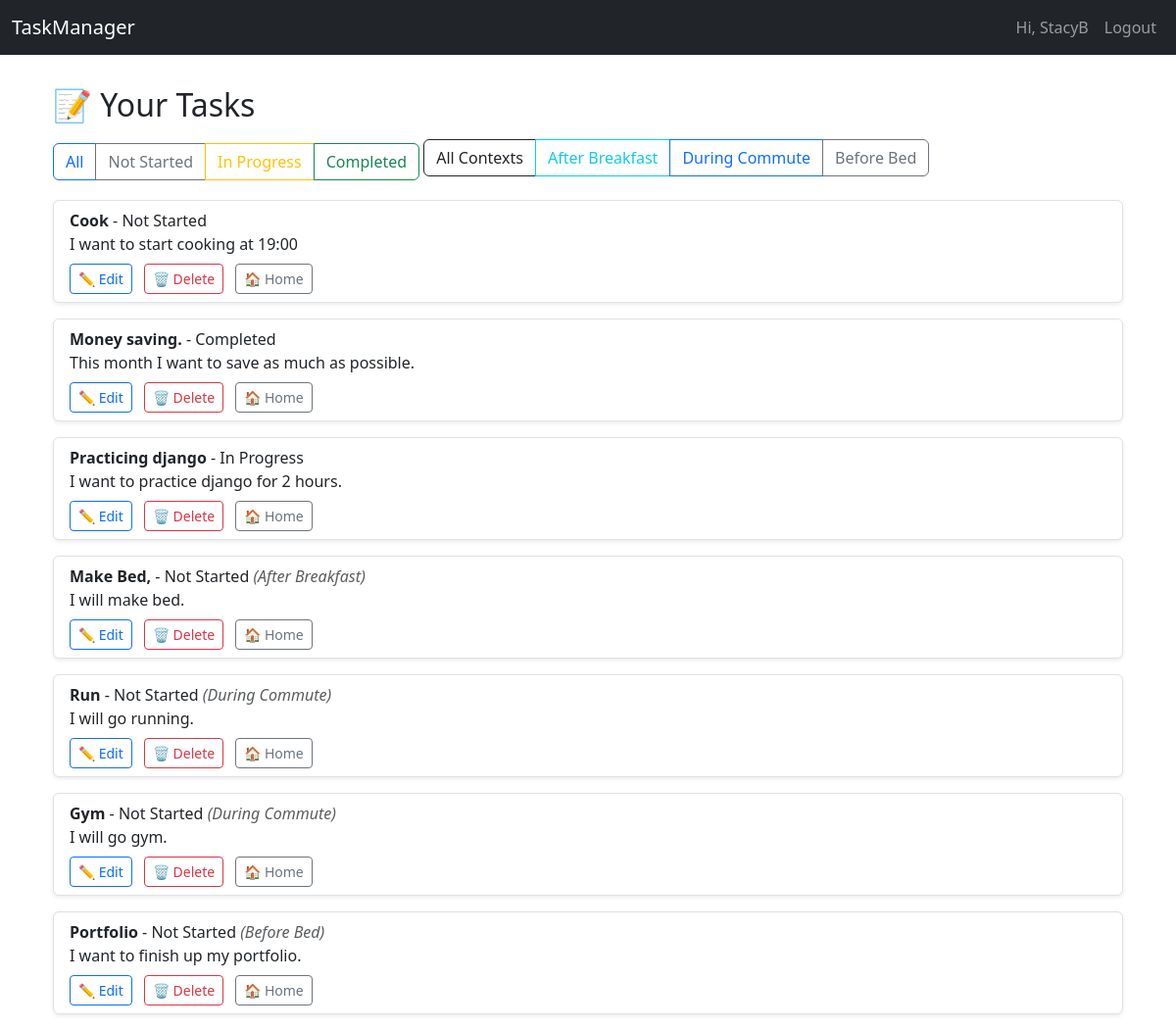
The app's page /list/ (signed in) with its own data.
### tasks/models.py (models this page shows, shortened)
class Task(models.Model):
    STATUS_CHOICES = [
        ('not_started', 'Not Started'),
        ('in_progress', 'In Progress'),
        ('completed', 'Completed'),
    ]
    CONTEXT_CHOICES = [
    ('morning', 'After Breakfast'),
    ('commute', 'During Commute'),
    ('evening', 'Before Bed'),
    ]
    context_tag = models.CharField(max_length=50, choices=CONTEXT_CHOICES, blank=True)
    user = models.ForeignKey(User, on_delete=models.CASCADE)
    title = models.CharField(max_length=255)
    description = models.TextField(blank=True)
    status = models.CharField(max_length=20, choices=STATUS_CHOICES, default='not_started')
    due_date = models.DateField(null=True, blank=True)
    due_time = models.TimeField(null=True, blank=True)
    reminder_time = models.DateTimeField(null=True, blank=True)
    created_at = models.DateTimeField(auto_now_add=True)

### tasks/views.py (the view)
# urls.py: path('list/', views.task_list, name='task_list'),
def task_list(request):
    status_filter = request.GET.get('status')  # Getting status =value from url
    if status_filter:
        tasks = Task.objects.filter(user=request.user, status=status_filter)
    else:
        tasks = Task.objects.filter(user=request.user)
    context_tag = request.GET.get('context_tag')
    if context_tag:
        tasks = tasks.filter(context_tag=context_tag)
    return render(request, 'task_list.html', {'tasks': tasks})

### tasks/templates/task_list.html (shortened to what this page needs)
{% extends 'base.html' %}
{% block content %}
<div class="container mt-4">
    <h2 class="mb-3">📝 Your Tasks</h2>
    <div class="btn-group mb-3" role="group" aria-label="Filter tasks by status">
        <a href="{% url 'task_list' %}" class="btn btn-outline-primary">All</a>
        <a href="?status=not_started" class="btn btn-outline-secondary">Not Started</a>
        <a href="?status=in_progress" class="btn btn-outline-warning">In Progress</a>
        <a href="?status=completed" class="btn btn-outline-success">Completed</a>
    </div>
    <div class="btn-group mb-4" role="group" aria-label="Filter tasks by context">
        <a href="{% url 'task_list' %}" class="btn btn-outline-dark">All Contexts</a>
        <a href="?context_tag=morning" class="btn btn-outline-info">After Breakfast</a>
        <a href="?context_tag=commute" class="btn btn-outline-primary">During Commute</a>
        <a href="?context_tag=evening" class="btn btn-outline-secondary">Before Bed</a>
    </div>
    {% if tasks %}
    <ul class="list-group">
        {% for task in tasks %}
        <li class="list-group-item list-group-item-action mb-3 border rounded shadow-sm">
            <strong>{{ task.title }}</strong> - {{ task.get_status_display }}
            {% if task.context_tag %}
              <em class="text-muted">({{ task.get_context_tag_display }})</em>
            {% endif %}
            <br>
            {{ task.description }}
            <div class="mt-2">
                <a href="{% url 'task_edit' task.id %}" class="btn btn-sm btn-outline-primary me-2">✏️ Edit</a>
                <a href="{% url 'task_delete' task.id %}" class="btn btn-sm btn-outline-danger me-2">🗑️ Delete</a>
                <a href="{% url 'home' %}" class="btn btn-sm btn-outline-secondary">🏠 Home</a>
            </div>
        </li>
        {% endfor %}
    </ul>
    {% else %}
    <div class="alert alert-info" role="alert">
        No tasks yet. Ready to <a href="{% url 'task_form' %}">create your first task</a>?
    </div>
    {% endif %}
</div>
{% endblock %}

### tasks/templates/base.html (shortened to what this page needs)
<!DOCTYPE html>
<html lang="en">
<head>
    <link href="https://cdn.jsdelivr.net/npm/bootstrap@5.3.3/dist/css/bootstrap.min.css" rel="stylesheet">
</head>
<body>
    <nav class="navbar navbar-expand-lg navbar-dark bg-dark fixed-top">
        <div class="container-fluid">
            <a class="navbar-brand" href="{% url 'task_list' %}">TaskManager</a>
            <div class="collapse navbar-collapse">
                <ul class="navbar-nav ms-auto">
                    {% if user.is_authenticated %}
                        <li class="nav-item">
                            <a class="nav-link" href="#">Hi, {{ user.username }}</a>
                        </li>
                        <li class="nav-item">
                            <a class="nav-link" href="{% url 'logout' %}">Logout</a>
                        </li>
                    {% endif %}
                </ul>
            </div>
        </div>
    </nav>
    <div class="container mt-4">
        {% block content %}
        {% endblock %}
    </div>
</body>
</html>

### tasks/templates/base.html (style rules this page uses)
body { padding-top: 4rem; }

### records on screen
Task: title "Cook", status "Not Started", description "I want to start cooking at 19:00"
Task: title "Money saving.", status "Completed", description "This month I want to save as much as possible."
Task: title "Practicing django", status "In Progress", description "I want to practice django for 2 hours."
Task: title "Make Bed,", status "Not Started", context_tag "After Breakfast", description "I will make bed."
Task: title "Run", status "Not Started", context_tag "During Commute", description "I will go running."
Task: title "Gym", status "Not Started", context_tag "During Commute", description "I will go gym."
Task: title "Portfolio", status "Not Started", context_tag "Before Bed", description "I want to finish up my portfolio."

### other values on screen
{{ user.username }} "StacyB"
